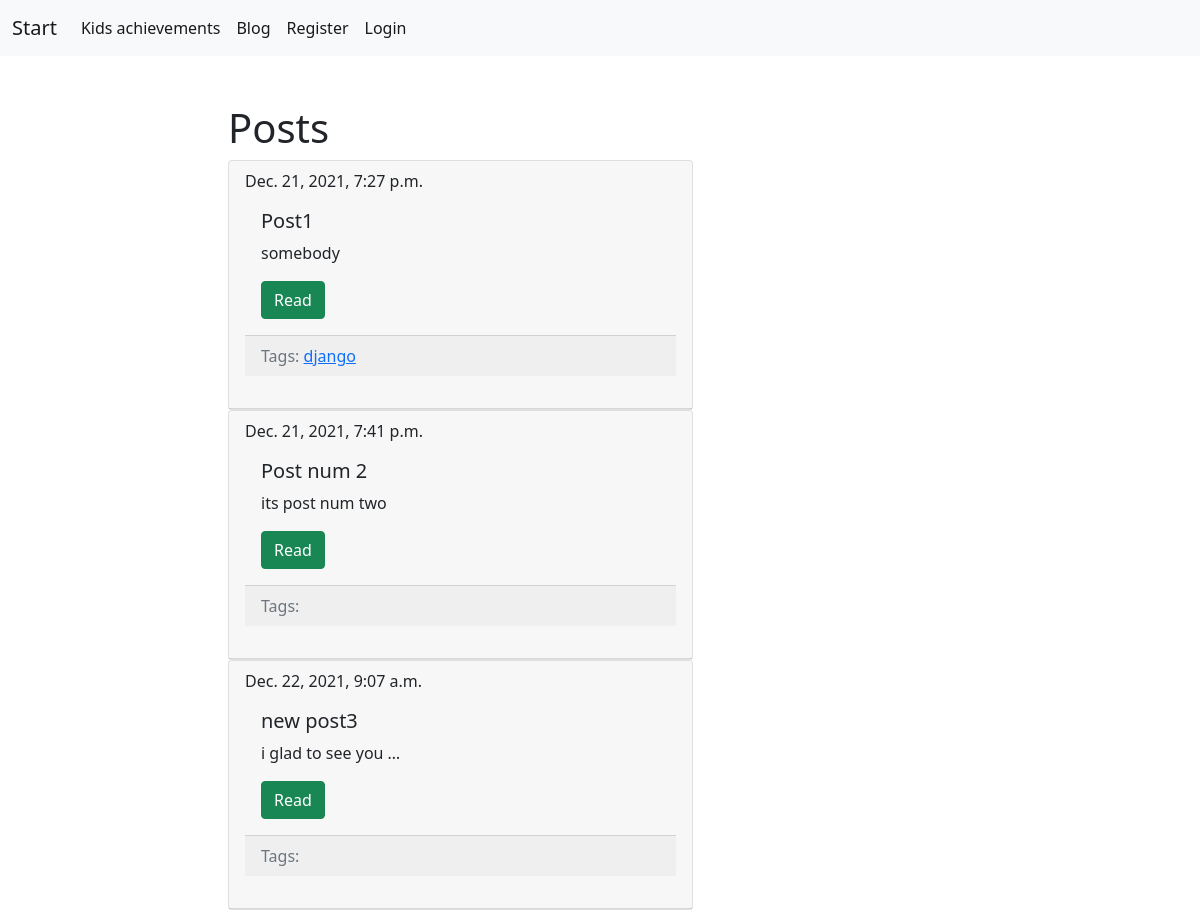
Page /blog/ on the earlier database version.
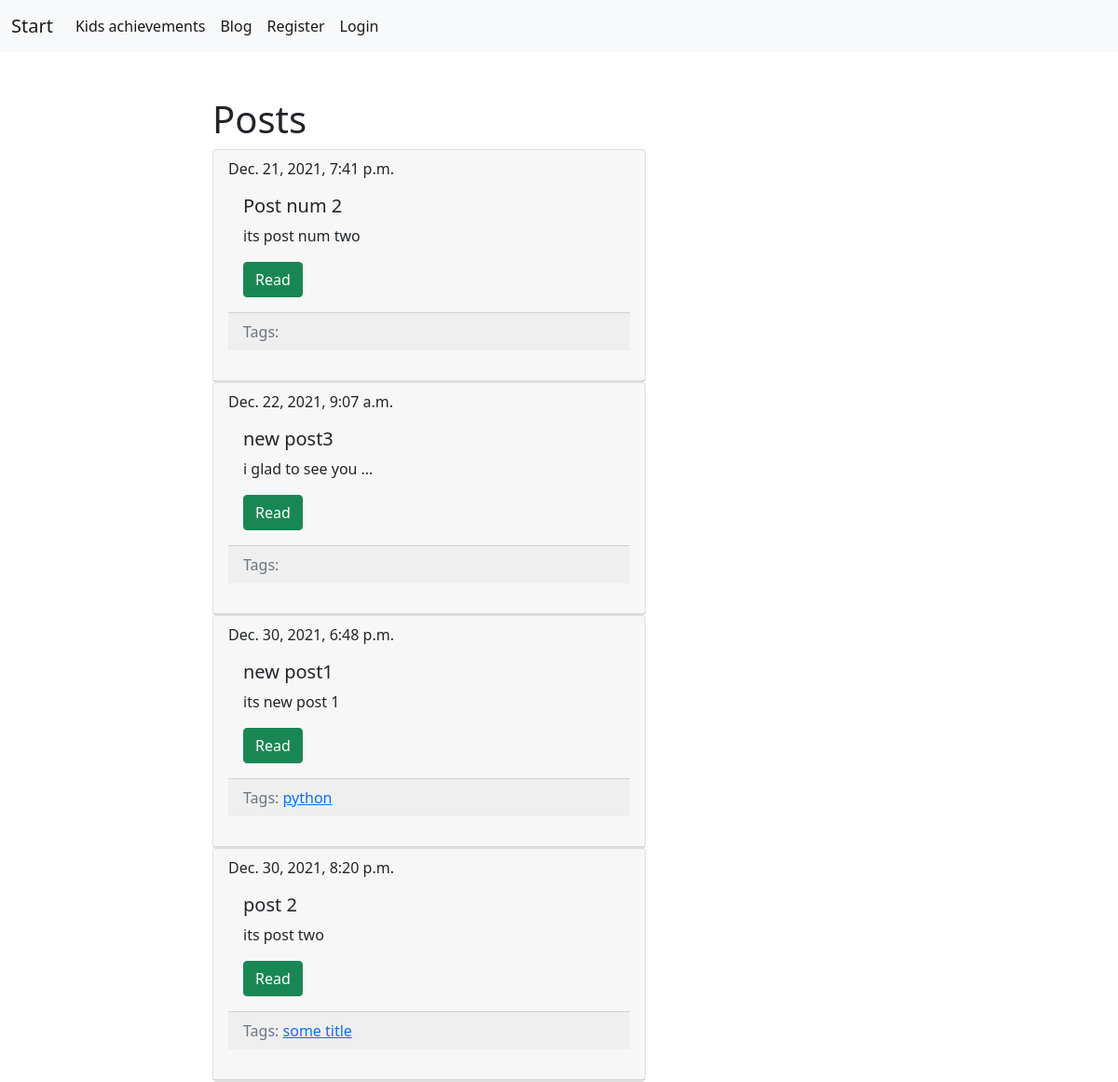
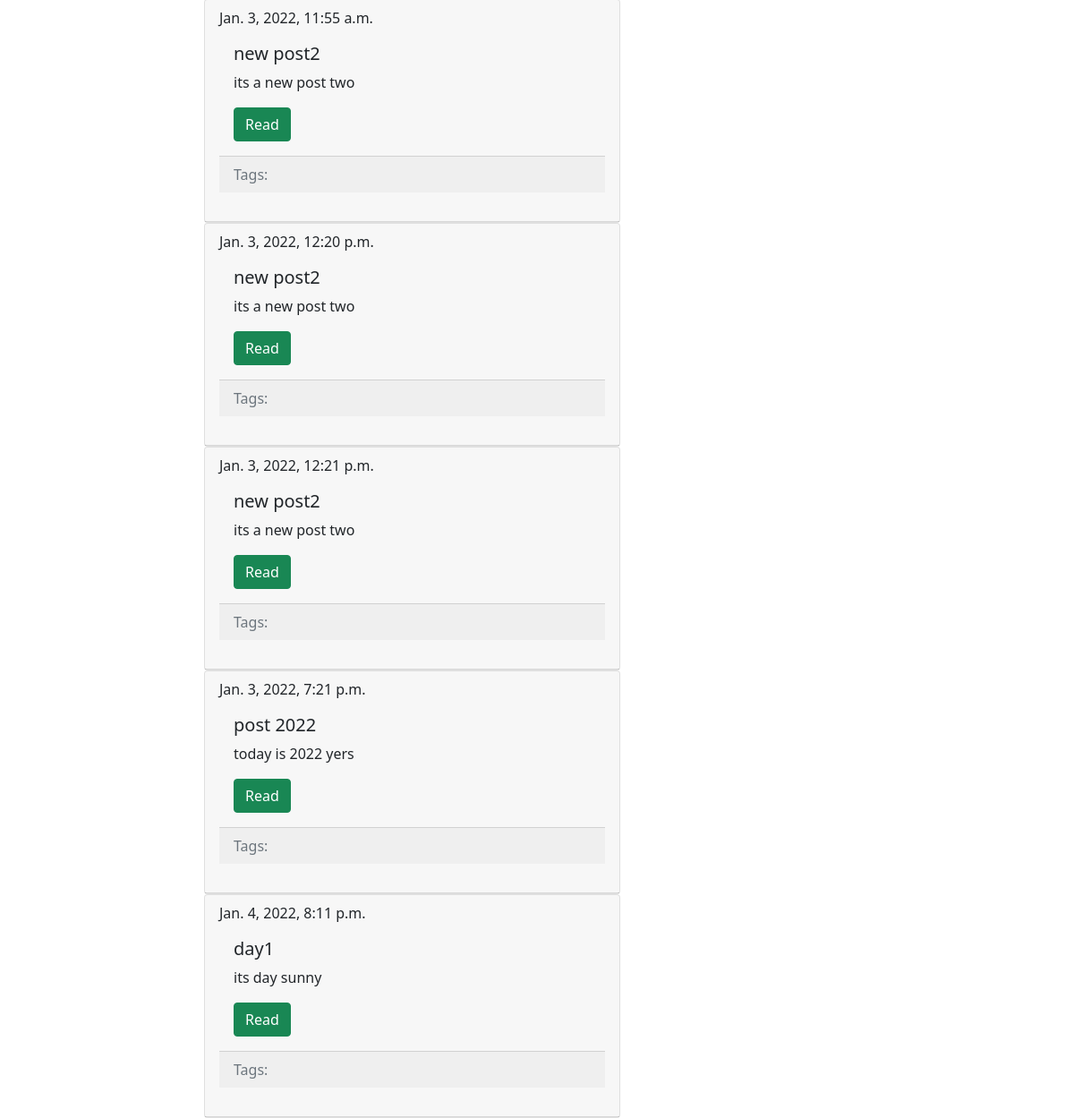
Same page on the later database version (2 pictures, top to bottom).
### blog/models.py (models this page shows, shortened)
class Post(models.Model):
    title = models.CharField(max_length=150, db_index=True)
    slug = models.SlugField(max_length=150, unique=True, blank=True)
    body = models.TextField(blank=True, db_index=True)
    tags = models.ManyToManyField('Tag', blank=True, related_name='posts')
    date_pub = models.DateTimeField(auto_now_add=True)
    user = models.ForeignKey(User, on_delete=models.CASCADE)
    def get_absolute_url(self):
        return reverse('post_detail_url', kwargs={'slug': self.slug})

class Tag(models.Model):
    title = models.CharField(max_length=150, db_index=True)
    slug = models.SlugField(max_length=150, unique=True)
    def get_absolute_url(self):
        return reverse('tag_detail_url', kwargs={'slug': self.slug})

### blog/views.py (the view)
# urls.py: path('', posts_list, name='posts_list_url'),
def posts_list(request):
   p = Post.objects.all()
   return render(request, 'blog/index.html', context={"posts": p})

### blog/templates/blog/index.html (shortened to what this page needs)
{% extends "blog/base_blog.html" %}
{% block content %}
    <h1>Posts</h1>
    {% for post in posts %}
        {% include 'blog/includes/post_card_template.html' %}
    {% endfor %}
{% endblock %}

### blog/templates/blog/includes/post_card_template.html
<div class="card">
  <div class="card-header">
      {{post.date_pub}}
     <div class="card-body">
    <h5 class="card-title">{{post.title}}</h5>
    <p class="card-text">{{post.body|truncatewords:5}}</p>
    <a href="{{ post.get_absolute_url }}" class="btn btn-success">Read</a>
         </div >
      <div class="card-footer text-muted">
          Tags:
            {% for tag in post.tags.all %}
            <a href="{{ tag.get_absolute_url }}">{{ tag.title }}</a>
            {% endfor %}
       </div>
      <br>
  </div>
</div>

Differences in the rows shown:
removed Post: date_pub "Dec. 21, 2021, 7:27 p.m.", title "Post1", body "somebody"
removed Tag: title "django", shown under "Dec. 21, 2021, 7:27 p.m."
added Post: date_pub "Dec. 30, 2021, 6:48 p.m.", title "new post1", body "its new post 1"
now on this page (row unchanged): Tag: title "python", shown under "Dec. 30, 2021, 6:48 p.m."
added Post: date_pub "Dec. 30, 2021, 8:20 p.m.", title "post 2", body "its post two"
now on this page (row unchanged): Tag: title "some title", shown under "Dec. 30, 2021, 8:20 p.m."
added Post: date_pub "Jan. 3, 2022, 11:55 a.m.", title "new post2", body "its a new post two"
added Post: date_pub "Jan. 3, 2022, 12:20 p.m.", title "new post2", body "its a new post two"
added Post: date_pub "Jan. 3, 2022, 12:21 p.m.", title "new post2", body "its a new post two"
added Post: date_pub "Jan. 3, 2022, 7:21 p.m.", title "post 2022", body "today is 2022 yers"
added Post: date_pub "Jan. 4, 2022, 8:11 p.m.", title "day1", body "its day sunny"
